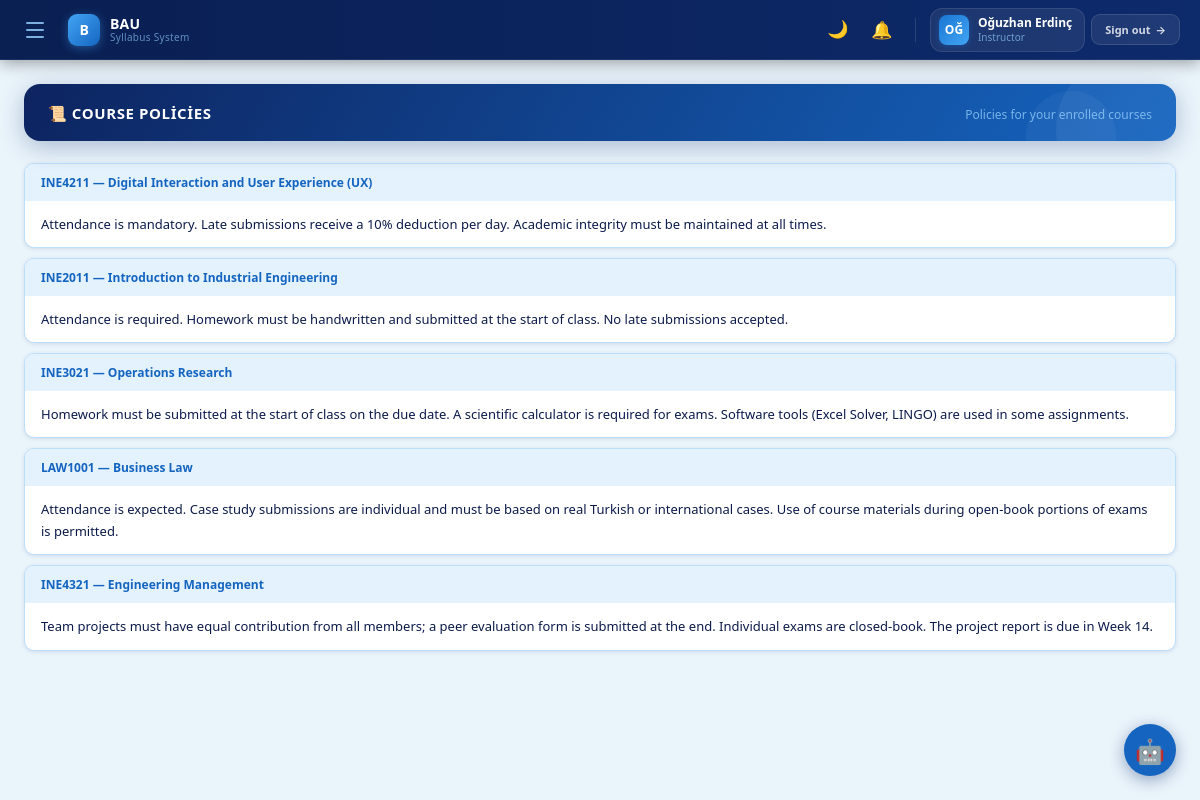
Screenshot of /all-policies (signed in) with the database file from the repository.
### tables this page shows
CREATE TABLE courses (
        id INTEGER PRIMARY KEY AUTOINCREMENT,
        code TEXT UNIQUE NOT NULL,
        name TEXT NOT NULL,
        instructor_id INTEGER NOT NULL,
        department TEXT DEFAULT '',
        credit INTEGER DEFAULT 3,
        delivery TEXT DEFAULT 'face-to-face',
        course_type TEXT DEFAULT 'Departmental Elective',
        classroom TEXT DEFAULT '',
        schedule TEXT DEFAULT '',
        office TEXT DEFAULT '',
        office_hours TEXT DEFAULT '',
        email TEXT DEFAULT '',
        cv_link TEXT DEFAULT '',
        FOREIGN KEY(instructor_id) REFERENCES users(id)
    );

CREATE TABLE syllabus_sections (
        id INTEGER PRIMARY KEY AUTOINCREMENT,
        course_id INTEGER NOT NULL,
        section_name TEXT NOT NULL,
        content TEXT DEFAULT '',
        FOREIGN KEY(course_id) REFERENCES courses(id)
    );

### app.py (the view)
@app.route("/all-policies")
@login_required
def all_policies():
    courses = get_user_courses()
    conn = get_conn()
    all_course_policies = []
    for c in courses:
        sec = conn.execute("""SELECT content FROM syllabus_sections
                              WHERE course_id=? AND section_name='Course Policies'""",
                           (c["id"],)).fetchone()
        all_course_policies.append({
            "code": c["code"],
            "name": c["name"],
            "content": sec["content"] if sec else "No policies defined yet."
        })
    conn.close()
    return render_template("all_policies.html",
                           user=session,
                           courses=courses,
                           current_course=courses[0] if courses else None,
                           all_course_policies=all_course_policies)

### app.py (called while the page is built)
@app.context_processor
def inject_notif_count():
    if "user_id" in session:
        try:
            conn = get_conn()
            cnt = conn.execute(
                "SELECT COUNT(*) FROM notifications WHERE user_id=? AND is_read=0",
                (session["user_id"],)
            ).fetchone()[0]
            conn.close()
            return {"notif_count": cnt}
        except Exception:
            pass
    return {"notif_count": 0}

def login_required(f):
    from functools import wraps
    @wraps(f)
    def decorated(*args, **kwargs):
        if "user_id" not in session:
            return redirect(url_for("login"))
        return f(*args, **kwargs)
    return decorated

def get_user_courses():
    conn = get_conn()
    if session["role"] == "student":
        rows = conn.execute("""SELECT c.* FROM courses c
                               JOIN enrollments e ON e.course_id=c.id
                               WHERE e.student_id=?""", (session["user_id"],)).fetchall()
    else:
        rows = conn.execute("SELECT * FROM courses WHERE instructor_id=?",
                            (session["user_id"],)).fetchall()
    conn.close()
    return [dict(r) for r in rows]

### db.py (called while the page is built)
def get_conn():
    conn = sqlite3.connect(DB_PATH)
    conn.row_factory = sqlite3.Row
    return conn

### templates/all_policies.html
{% extends "base.html" %}
{% set active_page = 'policies' %}
{% block content %}
<div class="page-hdr">
  <h2>📜 Course Policies</h2>
  <p>Policies for your enrolled courses</p>
</div>
{% for p in all_course_policies %}
<div class="sec-card">
  <div class="sec-card-hdr">{{ p.code }} — {{ p.name }}</div>
  <div class="sec-card-body">{{ p.content }}</div>
</div>
{% endfor %}
{% endblock %}

### templates/base.html (shortened to what this page needs)
<!DOCTYPE html>
<html lang="tr">
<head>
</head>
<body>
<header class="topbar" role="banner">
  <div class="topbar-left">
    <button class="hamburger" id="sidebar-toggle"
            onclick="toggleSidebar()"
            aria-label="Toggle navigation"
            aria-expanded="false"
            aria-controls="sidebar">
      <span></span><span></span><span></span>
    </button>
    <a href="/dashboard" class="topbar-logo">
      <div class="logo-mark">B</div>
      <div class="logo-text">
        <span class="logo-brand">BAU</span>
        <span class="logo-sub">Syllabus System</span>
      </div>
    </a>
  </div>
  <div class="topbar-right">
    <button id="theme-toggle"
            class="topbar-icon-btn"
            onclick="toggleTheme()"
            aria-label="Toggle dark/light mode"
            title="Toggle theme">🌙</button>
    <a href="/notifications"
       class="topbar-icon-btn"
       aria-label="Notifications{% if notif_count > 0 %} ({{ notif_count }} unread){% endif %}"
       title="Notifications">
      🔔
    </a>
    <div class="topbar-user" role="status" aria-live="polite">
      <div class="user-avatar">{{ (user.full_name or user.username)[:2] }}</div>
      <div class="user-info">
        <div class="user-name">{{ user.full_name or user.username }}</div>
        <div class="user-role">{{ user.role|capitalize }}</div>
      </div>
    </div>
    <a href="/logout" class="btn-logout" aria-label="Sign out">
      <span>Sign out</span>
      <span aria-hidden="true">→</span>
    </a>
  </div>
</header>
  {% if current_course is not defined or current_course is none %}
    {% set current_course = courses[0] if courses else none %}
  {% endif %}
<div class="app-body">
  <main id="main-content" class="content" role="main" tabindex="-1">
    {% block content %}{% endblock %}
  </main>
</div>
{% if active_page != 'ai' %}
<a href="/ai" aria-label="AI Assistant" role="button" title="AI Assistant" style="position:fixed;bottom:24px;right:24px;z-index:300;width:52px;height:52px;border-radius:50%;background:var(--navy-mid);color:#fff;display:flex;align-items:center;justify-content:center;font-size:24px;text-decoration:none;box-shadow:0 4px 16px rgba(11,42,107,0.4);transition:transform .2s;" onmouseover="this.style.transform='scale(1.1)'" onmouseout="this.style.transform='scale(1)'">🤖</a>
{% endif %}
</body>
</html>

### rows the page displays
courses: code "INE4211", name "Digital Interaction and User Experience (UX)"
syllabus_sections: content "Attendance is mandatory. Late submissions receive a 10% deduction per day. Academic integrity must be maintained at all times."
courses: code "INE2011", name "Introduction to Industrial Engineering"
syllabus_sections: content "Attendance is required. Homework must be handwritten and submitted at the start of class. No late submissions accepted."
courses: code "INE3021", name "Operations Research"
syllabus_sections: content "Homework must be submitted at the start of class on the due date. A scientific calculator is required for exams. Software tools (Excel Solver, LINGO) are used in some assignments."
courses: code "LAW1001", name "Business Law"
syllabus_sections: content "Attendance is expected. Case study submissions are individual and must be based on real Turkish or international cases. Use of course materials during open-book portions of exams is permitted."
courses: code "INE4321", name "Engineering Management"
syllabus_sections: content "Team projects must have equal contribution from all members; a peer evaluation form is submitted at the end. Individual exams are closed-book. The project report is due in Week 14."

### other values shown
{{ (user.full_name or user.username)[:2] }} "OĞ"
{{ user.full_name or user.username }} "Oğuzhan Erdinç"
{{ user.role|capitalize }} "Instructor"
